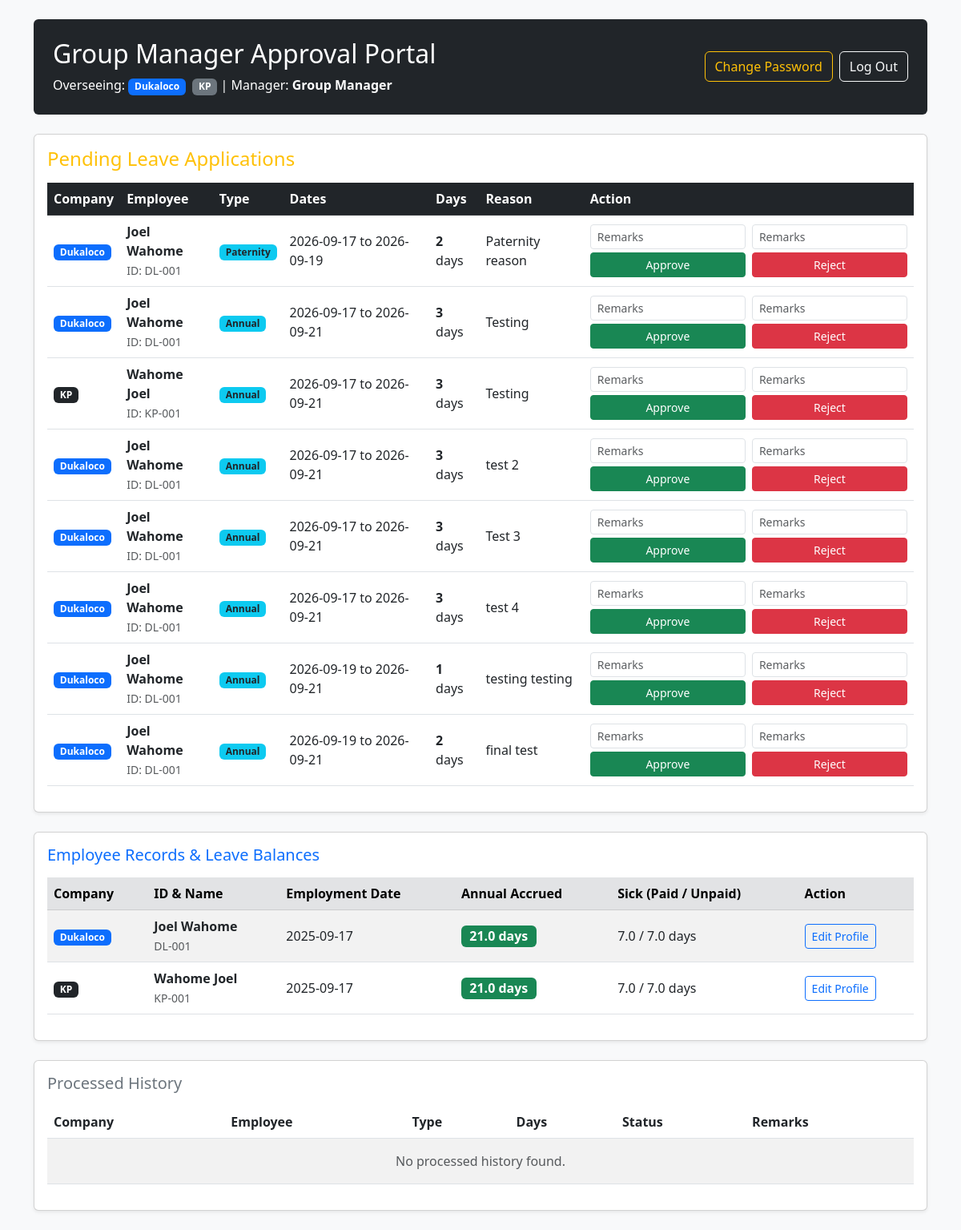
Screenshot of /manager_dashboard (signed in) with the database file from the repository.
### models.py (models this page shows)
class User(UserMixin, db.Model):
    __tablename__ = 'users'
    id = db.Column(db.Integer, primary_key=True)
    employee_id = db.Column(db.String(50), unique=True, nullable=False)
    full_name = db.Column(db.String(100), nullable=False)
    email = db.Column(db.String(120), nullable=True)
    password_hash = db.Column(db.String(256), nullable=False)
    company = db.Column(db.String(50), nullable=False)
    role = db.Column(db.String(20), nullable=False, default='employee')
    hire_date = db.Column(db.Date, nullable=False, default=date.today)
    carried_over_leave = db.Column(db.Float, default=0.0)
    sick_leave_paid_balance = db.Column(db.Float, default=7.0)
    sick_leave_unpaid_balance = db.Column(db.Float, default=7.0)
    maternity_leave_balance = db.Column(db.Float, default=90.0)
    paternity_leave_balance = db.Column(db.Float, default=14.0)
    leave_requests = db.relationship('LeaveRequest', backref='applicant', lazy=True)
    work_saturdays = db.Column(db.Boolean, default=False)
    @property
    def current_annual_leave_balance(self):
        today = date.today()
        hire = self.hire_date if self.hire_date else today
        months_worked = (today.year - hire.year) * 12 + (today.month - hire.month)
        months_worked = max(0, months_worked)
        carried = self.carried_over_leave if self.carried_over_leave is not None else 0.0
        total_accrued = min(21.0, round(months_worked * 1.75, 2)) + carried
        approved_taken = sum(
            req.total_days for req in self.leave_requests
            if req.leave_type == 'Annual' and req.status == 'Approved'
        )
        return max(0.0, round(total_accrued - approved_taken, 2))

class LeaveRequest(db.Model):
    __tablename__ = 'leave_requests'
    id = db.Column(db.Integer, primary_key=True)
    user_id = db.Column(db.Integer, db.ForeignKey('users.id'), nullable=False)
    leave_type = db.Column(db.String(50), nullable=False)
    start_date = db.Column(db.Date, nullable=False)
    end_date = db.Column(db.Date, nullable=False)
    total_days = db.Column(db.Integer, nullable=False)
    reason = db.Column(db.String(255), nullable=False)
    status = db.Column(db.String(20), nullable=False, default='Pending')
    applied_on = db.Column(db.DateTime, default=lambda: datetime.now(timezone.utc))
    manager_remarks = db.Column(db.String(255), nullable=True)

### app.py (the view)
@app.route('/manager_dashboard')
@login_required
def manager_dashboard():
    if current_user.role != 'manager':
        flash('Unauthorized access.', 'danger')
        return redirect(url_for('dashboard'))
    pending_requests = LeaveRequest.query.filter_by(status='Pending').all()
    processed_requests = LeaveRequest.query.filter(LeaveRequest.status != 'Pending').all()
    employees = User.query.filter(User.role !='manager').order_by(User.company, User.full_name).all()
    return render_template(
        'manager_dashboard.html',
        pending_requests=pending_requests,
        processed_requests=processed_requests,
        employees=employees
    )

### app.py (called while the page is built)
@login_manager.user_loader
def load_user(user_id):
    return User.query.get(int(user_id))

### templates/manager_dashboard.html (shortened to what this page needs)
<!DOCTYPE html>
<html lang="en">
<head>
    <link rel="stylesheet" href="https://cdn.jsdelivr.net/npm/bootstrap@5.3.0/dist/css/bootstrap.min.css">
</head>
<body class="bg-light">
<div class="container my-4">
    <div class="p-4 mb-4 bg-dark text-white rounded d-flex justify-content-between align-items-center">
        <div>
            <h2>Group Manager Approval Portal</h2>
            <p class="mb-0">
                Overseeing:
                <span class="badge bg-primary me-1">Dukaloco</span>
                <span class="badge bg-secondary">KP</span> |
                Manager: <strong>{{ current_user.full_name }}</strong>
            </p>
        </div>
        <div class="d-flex gap-2">
            <button type="button" class="btn btn-outline-warning" data-bs-toggle="modal" data-bs-target="#changePasswordModal">
                Change Password
            </button>
            <a href="{{ url_for('logout') }}" class="btn btn-outline-light">Log Out</a>
        </div>
    </div>
    <div class="card shadow-sm p-3 mb-4">
        <h4 class="mb-3 text-warning">Pending Leave Applications</h4>
        <div class="table-responsive">
            <table class="table table-hover align-middle">
                <thead class="table-dark">
                    <tr>
                        <th>Company</th>
                        <th>Employee</th>
                        <th>Type</th>
                        <th>Dates</th>
                        <th>Days</th>
                        <th>Reason</th>
                        <th>Action</th>
                    </tr>
                </thead>
                <tbody>
                    {% for req in pending_requests %}
                    <tr>
                        <td>
                            {% if req.applicant.company == 'Dukaloco' %}
                                <span class="badge bg-primary">Dukaloco</span>
                            {% else %}
                                <span class="badge bg-dark">KP</span>
                            {% endif %}
                        </td>
                        <td>
                            <strong>{{ req.applicant.full_name }}</strong><br>
                            <small class="text-muted">ID: {{ req.applicant.employee_id }}</small>
                        </td>
                        <td><span class="badge bg-info text-dark">{{ req.leave_type }}</span></td>
                        <td>{{ req.start_date.strftime('%Y-%m-%d') }} to {{ req.end_date.strftime('%Y-%m-%d') }}</td>
                        <td><strong>{{ req.total_days }}</strong> days</td>
                        <td>{{ req.reason }}</td>
                        <td>
                            <div class="d-flex gap-2">
                                <form action="{{ url_for('approve_leave', request_id=req.id) }}" method="POST">
                                    <input type="text" name="remarks" class="form-control form-control-sm mb-1" placeholder="Remarks">
                                    <button type="submit" class="btn btn-success btn-sm w-100">Approve</button>
                                </form>
                                <form action="{{ url_for('reject_leave', request_id=req.id) }}" method="POST">
                                    <input type="text" name="remarks" class="form-control form-control-sm mb-1" placeholder="Remarks">
                                    <button type="submit" class="btn btn-danger btn-sm w-100">Reject</button>
                                </form>
                            </div>
                        </td>
                    </tr>
                    {% else %}
                    <tr>
                        <td colspan="7" class="text-center text-muted py-3">No pending leave applications across Dukaloco or KP.</td>
                    </tr>
                    {% endfor %}
                </tbody>
            </table>
        </div>
    </div>
    <div class="card shadow-sm p-3 mb-4">
        <h5 class="mb-3 text-primary">Employee Records & Leave Balances</h5>
        <div class="table-responsive">
            <table class="table table-striped align-middle">
                <thead class="table-secondary">
                    <tr>
                        <th>Company</th>
                        <th>ID & Name</th>
                        <th>Employment Date</th>
                        <th>Annual Accrued</th>
                        <th>Sick (Paid / Unpaid)</th>
                        <th>Action</th>
                    </tr>
                </thead>
                <tbody>
                    {% for emp in employees %}
                    <tr>
                        <td>
                            {% if emp.company == 'Dukaloco' %}
                                <span class="badge bg-primary">Dukaloco</span>
                            {% else %}
                                <span class="badge bg-dark">KP</span>
                            {% endif %}
                        </td>
                        <td>
                            <strong>{{ emp.full_name }}</strong><br>
                            <small class="text-muted">{{ emp.employee_id }}</small>
                        </td>
                        <td>{{ emp.hire_date.strftime('%Y-%m-%d') if emp.hire_date else 'Not Set' }}</td>
                        <td>
                            <span class="badge bg-success fs-6">{{ emp.current_annual_leave_balance }} days</span>
                        </td>
                        <td>{{ emp.sick_leave_paid_balance }} / {{ emp.sick_leave_unpaid_balance }} days</td>
                        <td>
                            <button type="button" class="btn btn-sm btn-outline-primary" data-bs-toggle="modal" data-bs-target="#editEmpModal{{ emp.id }}">
                                Edit Profile
                            </button>
                        </td>
                    </tr>
                    {% else %}
                    <tr>
                        <td colspan="6" class="text-center text-muted py-3">No employees found.</td>
                    </tr>
                    {% endfor %}
                </tbody>
            </table>
        </div>
    </div>
    <div class="card shadow-sm p-3">
        <h5 class="mb-3 text-secondary">Processed History</h5>
        <div class="table-responsive">
            <table class="table table-striped align-middle">
                <thead>
                    <tr>
                        <th>Company</th>
                        <th>Employee</th>
                        <th>Type</th>
                        <th>Days</th>
                        <th>Status</th>
                        <th>Remarks</th>
                    </tr>
                </thead>
                <tbody>
                    {% for req in processed_requests %}
                    <tr>
                        <td>
                            {% if req.applicant.company == 'Dukaloco' %}
                                <span class="badge bg-primary">Dukaloco</span>
                            {% else %}
                                <span class="badge bg-dark">KP</span>
                            {% endif %}
                        </td>
                        <td>{{ req.applicant.full_name }} ({{ req.applicant.employee_id }})</td>
                        <td>{{ req.leave_type }}</td>
                        <td>{{ req.total_days }}</td>
                        <td>
                            {% if req.status == 'Approved' %}
                                <span class="badge bg-success">Approved</span>
                            {% else %}
                                <span class="badge bg-danger">Rejected</span>
                            {% endif %}
                        </td>
                        <td>{{ req.manager_remarks or '-' }}</td>
                    </tr>
                    {% else %}
                    <tr>
                        <td colspan="6" class="text-center text-muted py-3">No processed history found.</td>
                    </tr>
                    {% endfor %}
                </tbody>
            </table>
        </div>
    </div>
</div>
</body>
</html>

### rows the page displays
User: full_name "Group Manager"
LeaveRequest: shows "Dukaloco", applicant.full_name "Joel Wahome", applicant.employee_id "DL-001", leave_type "Paternity", start_date "2026-09-17", end_date "2026-09-19", total_days "2", reason "Paternity reason"
LeaveRequest: shows "Dukaloco", applicant.full_name "Joel Wahome", applicant.employee_id "DL-001", leave_type "Annual", start_date "2026-09-17", end_date "2026-09-21", total_days "3", reason "Testing"
LeaveRequest: shows "KP", applicant.full_name "Wahome Joel", applicant.employee_id "KP-001", leave_type "Annual", start_date "2026-09-17", end_date "2026-09-21", total_days "3", reason "Testing"
LeaveRequest: shows "Dukaloco", applicant.full_name "Joel Wahome", applicant.employee_id "DL-001", leave_type "Annual", start_date "2026-09-17", end_date "2026-09-21", total_days "3", reason "test 2"
LeaveRequest: shows "Dukaloco", applicant.full_name "Joel Wahome", applicant.employee_id "DL-001", leave_type "Annual", start_date "2026-09-17", end_date "2026-09-21", total_days "3", reason "Test 3"
LeaveRequest: shows "Dukaloco", applicant.full_name "Joel Wahome", applicant.employee_id "DL-001", leave_type "Annual", start_date "2026-09-17", end_date "2026-09-21", total_days "3", reason "test 4"
LeaveRequest: shows "Dukaloco", applicant.full_name "Joel Wahome", applicant.employee_id "DL-001", leave_type "Annual", start_date "2026-09-19", end_date "2026-09-21", total_days "1", reason "testing testing"
LeaveRequest: shows "Dukaloco", applicant.full_name "Joel Wahome", applicant.employee_id "DL-001", leave_type "Annual", start_date "2026-09-19", end_date "2026-09-21", total_days "2", reason "final test"
User: company "Dukaloco", full_name "Joel Wahome", employee_id "DL-001", hire_date "2025-09-17", current_annual_leave_balance "21.0", sick_leave_paid_balance "7.0", sick_leave_unpaid_balance "7.0"
User: company "KP", full_name "Wahome Joel", employee_id "KP-001", hire_date "2025-09-17", current_annual_leave_balance "21.0", sick_leave_paid_balance "7.0", sick_leave_unpaid_balance "7.0"
